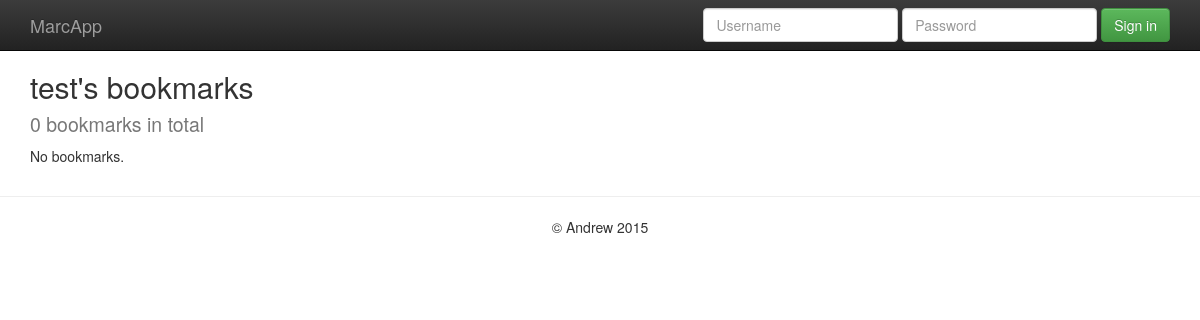
Before: /user/test/ with the older database file.
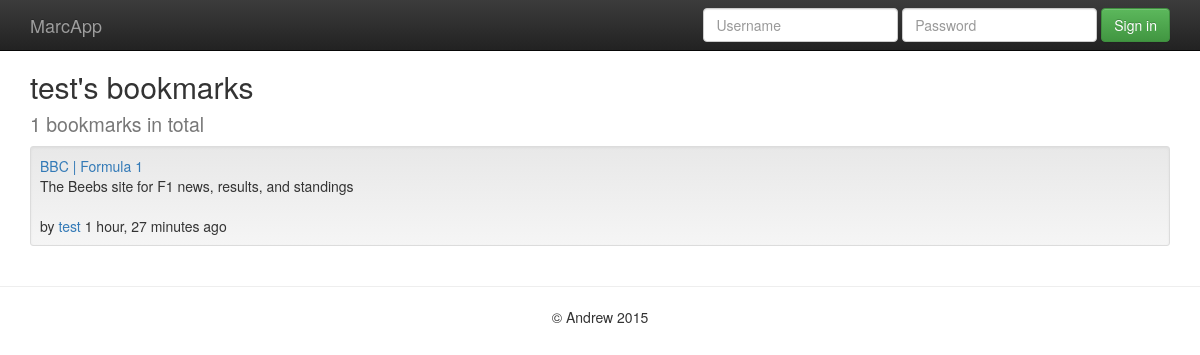
After: the same page with the newer database file.
### marcapp/models.py (models this page shows, shortened)
@python_2_unicode_compatible
class Bookmark(models.Model):
    url = models.URLField()
    title = models.CharField('title', max_length=255)
    description = models.TextField('description', blank=True)
    is_public = models.BooleanField('public', default=True)
    date_created = models.DateTimeField('date created')
    date_updated = models.DateTimeField('date updated')
    owner = models.ForeignKey(User, verbose_name='owner',
            related_name='bookmarks')
    tags = models.ManyToManyField(Tag, blank=True)
    objects = models.Manager()
    public = PublicBookmarkManager()
    class Meta:
        verbose_name = 'bookmark'
        verbose_name_plural = 'bookmarks'
        ordering = ['-date_created']

### marcapp/views.py (the view)
def bookmark_user(request, username):
    user = get_object_or_404(User, username=username)
    if request.user == user:
        bookmarks = user.bookmarks.all()
    else:
        bookmarks = Bookmark.public.filter(owner__username=username)
    context = { 'bookmarks': bookmarks, 'owner': user }
    return render(request, 'marcapp/bookmark_user.html', context)

### marcapp/models.py (called while the page is built)
    def get_queryset(self):
        qs = super(PublicBookmarkManager, self).get_queryset()
        return qs.filter(is_public=True)

### marcapp/templates/marcapp/bookmark_user.html (shortened to what this page needs)
{% extends "marcapp/bookmark_list.html" %}
{% block heading %}
    <h2>{{ owner.username }}'s bookmarks<br>
        <small>{{ bookmarks.count }} bookmarks in total</small>
    </h2>
{% endblock %}

### marcapp/templates/marcapp/bookmark_list.html (shortened to what this page needs)
{% extends "base.html" %}
{% block content %}
    <ul class="list-unstyled">
    {% for bookmark in bookmarks %}
        <li class="well well-sm">{% include "marcapp/bookmark.html" %}</li>
    {% empty %}
        <li>No bookmarks.</li>
    {% endfor %}
    </ul>
{% endblock %}

### marcapp/templates/marcapp/bookmark.html (shortened to what this page needs)
<a class="" href="{{ bookmark.url }}" >{{ bookmark.title }}</a>
{% if bookmark.description %}
    <br>{{ bookmark.description | linebreaksbr }}
{% endif %}
{% if not bookmark.is_public %}
    <br><span class="label label-warning">private</span>
{% else %}
    <br>
{% endif %}
<br>by <a href="{% url "marcapp_bookmark_user" bookmark.owner.username %}">
       {{ bookmark.owner.username }}</a>
{{ bookmark.date_created | timesince }} ago

Changed rows visible on the page:
added Bookmark: title "BBC | Formula 1", description "The Beebs site for F1 news, results, and standings", owner.username "test", date_created "1 hour, 27 minutes"
Other visible differences:
{{ bookmarks.count }}: "0" → "1"
text no longer shown: "No bookmarks."
